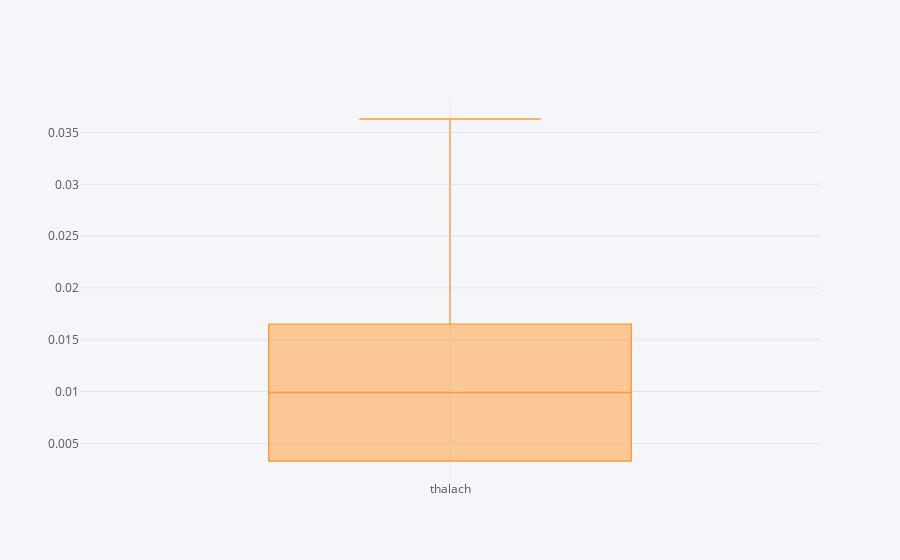

Write notebook code for a chart like this one.
### Code cell
df.thalach.value_counts(normalize=True).iplot(kind = "box")

### Figure 1 — Plotly figure (JSON) as saved in the notebook; plotly's stock layout.template omitted (floating-point values rounded to 4 significant figures)
{"data": [{"boxpoints": false, "line": {"width": 1.3}, "marker": {"color": "rgba(255, 153, 51, 1.0)"}, "name": "thalach", "orientation": "v", "type": "box", "y": [0.0363, 0.0297, 0.0297, 0.0264, 0.0264, 0.0231, 0.0231, 0.0231, 0.0231, 0.0231, 0.0231, 0.0198, 0.0198, 0.0198, 0.0198, 0.0198, 0.0165, 0.0165, 0.0165, 0.0165, 0.0165, 0.0165, 0.0165, 0.0165, 0.0165, 0.0165, 0.0165, 0.0132, 0.0132, 0.0132, 0.0132, 0.0132, 0.0132, 0.0132, 0.0132, 0.0132, 0.0132, 0.009901, 0.009901, 0.009901, 0.009901, 0.009901, 0.009901, 0.009901, 0.009901, 0.009901, 0.009901, 0.009901, 0.006601, 0.006601, 0.006601, 0.006601, 0.006601, 0.006601, 0.006601, 0.006601, 0.006601, 0.006601, 0.006601, 0.006601, 0.006601, 0.006601, 0.006601, 0.0033, 0.0033, 0.0033, 0.0033, 0.0033, 0.0033, 0.0033, 0.0033, 0.0033, 0.0033, 0.0033, 0.0033, 0.0033, 0.0033, 0.0033, 0.0033, 0.0033, 0.0033, 0.0033, 0.0033, 0.0033, 0.0033, 0.0033, 0.0033, 0.0033, 0.0033, 0.0033, 0.0033]}], "layout": {"autosize": true, "legend": {"bgcolor": "#F5F6F9", "font": {"color": "#4D5663"}}, "paper_bgcolor": "#F5F6F9", "plot_bgcolor": "#F5F6F9", "title": {"font": {"color": "#4D5663"}}, "xaxis": {"autorange": true, "gridcolor": "#E1E5ED", "range": [-0.5, 0.5], "showgrid": true, "tickfont": {"color": "#4D5663"}, "title": {"font": {"color": "#4D5663"}, "text": ""}, "type": "category", "zerolinecolor": "#E1E5ED"}, "yaxis": {"autorange": true, "gridcolor": "#E1E5ED", "range": [0.001467, 0.03814], "showgrid": true, "tickfont": {"color": "#4D5663"}, "title": {"font": {"color": "#4D5663"}, "text": ""}, "type": "linear", "zerolinecolor": "#E1E5ED"}}}
